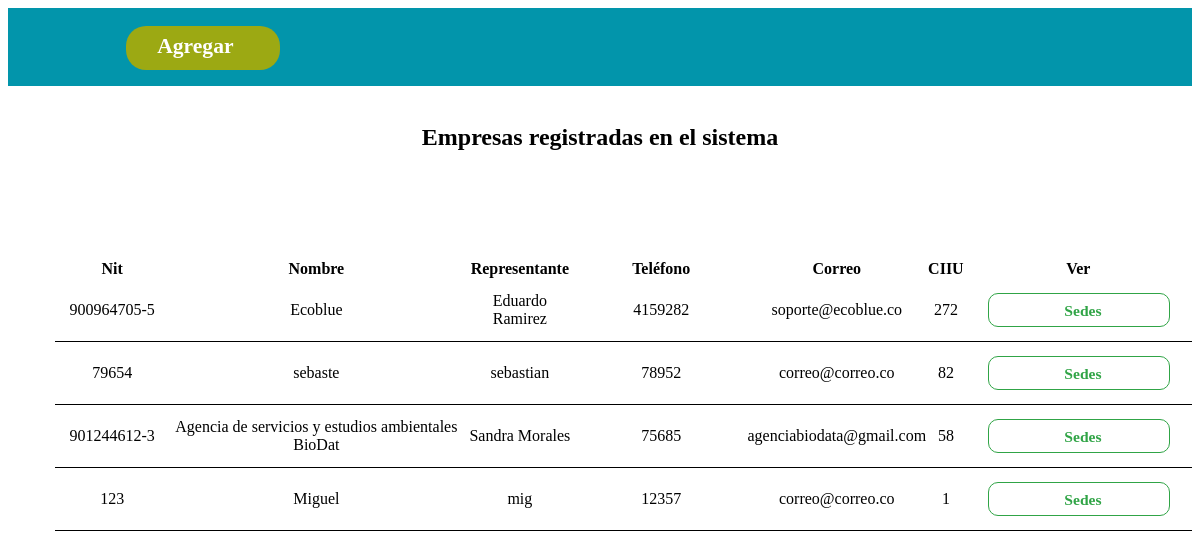
The page /Users/Admin/bean/Empresa.php on the database as committed earlier.
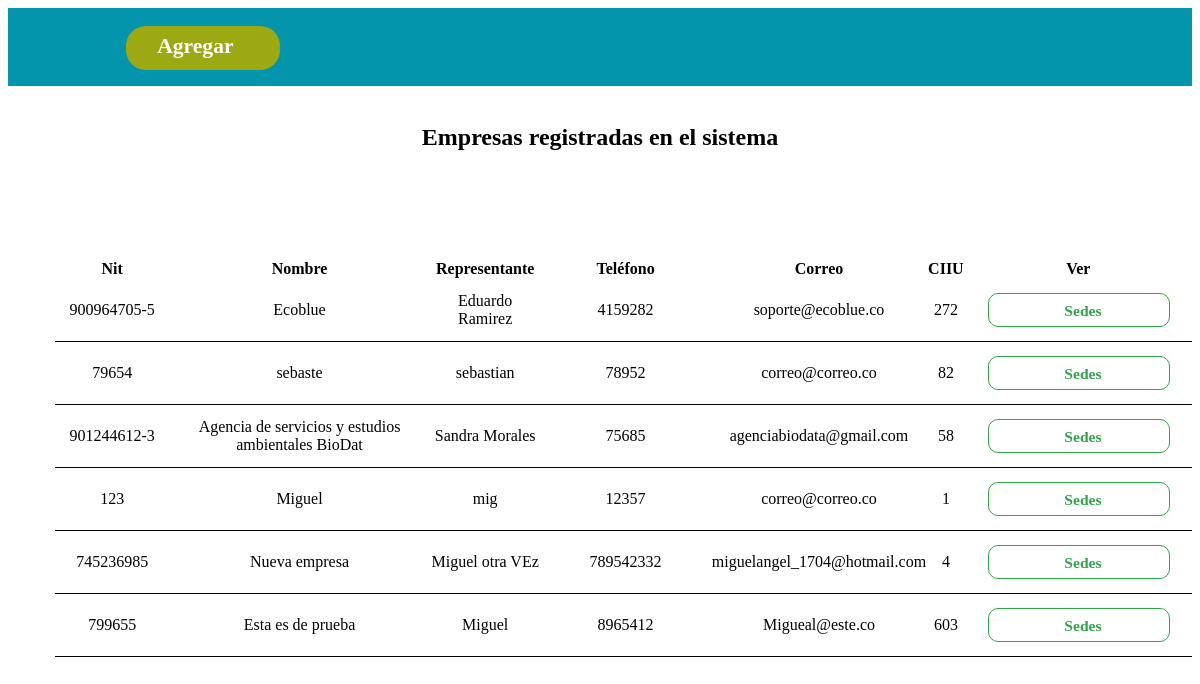
The same page on the database as committed later.
### tables this page shows
CREATE TABLE `empresa` (
  `Codigo` int(11) NOT NULL,
  `Nit` varchar(50) NOT NULL,
  `Nombre` varchar(50) NOT NULL,
  `Representante` varchar(60) NOT NULL,
  `telefono` varchar(50) NOT NULL,
  `correo` text NOT NULL,
  `CIIU` int(11) DEFAULT NULL,
  `Huella` varchar(25) DEFAULT NULL,
  `Hidrica` varchar(25) DEFAULT NULL
);

### src/consultas.php (called while the page is built, shortened)
<?php
require_once "Conexion.php";
  class consultas extends conexionBD{
     public function BuscarEmpresa(){
      $sql="SELECT * from Empresa";
      $resultado=$this->consultar($sql);
      return $resultado;
     }
  }
  ?>

### src/Conexion.php (called while the page is built, shortened)
<?php
  class conexionBD{
    var $host='localhost';
    var $username='root';
    var $password='';
    var $db='epiz_25607424_piac';
    public function consultar($sql){
      try {
        $this->conexion=mysqli_connect($this->host,$this->username,$this->password) or die("No se pudo conectar con el servidor");
        mysqli_select_db($this->conexion,$this->db) or die("No se pudo conectar con la base de datos");
        mysqli_set_charset($this->conexion,'utf8');
          $resultado=mysqli_query($this->conexion,$sql);
          return($resultado);
      } catch (PDOException $e) {
        cabecera("Error grave",MENU_PRINCIPAL);
        echo " <p>Error: No se puede establecer coneccion con la Base de Datos.</p>\n\n";
        echo  " <p>Error: ".$e->getMessage()."</p>\n";
        die();
        exit();
      }
    }
  }
?>

### Users/Admin/bean/Empresa.php (the view, shortened to what this page needs)
<?php
	require_once"../../../src/consultas.php";
	$consultas=new consultas();
?>
<!DOCTYPE html>
<html lang="en">
<head>
	<link rel="stylesheet" href="./../../../src/js/jquery.modal.min.css">
</head>
<body>
<div style="
		background: #0295AB;
		width: 100%;
		height: 5vw;
		margin-left: 0%;
		padding-top:1.5vw;
		z-index: 4;">
	<div   style="cursor:pointer;
				display:block;
				border-radius:20px;
				background:#9ca913;
				width: 13%;
				height: 3vw;
				padding-top:.7vw;
				margin-left:10%;
				"
			id="agregar" >
				<span style="color: white; font-size:1.8vw; font-weight:600; margin-left:20%;">Agregar</span></div>
</div>
<div id="DAtos"style="width: 100%; z-index: 1; position:relative">
<br>
<h2>Empresas registradas en el sistema</h2>
<table id="tabla" aling="center" style=" margin:6vw 0 0 4%; width:96%; text-align: center; border-collapse:collapse; position:absolute">
	<tr>
		<th>Nit</th>
		<th>Nombre</th>
		<th>Representante</th>
		<th width='15%'>Teléfono</th>
		<th>Correo</th>
		<th>CIIU</th>
		<th width="10%">Ver</th>
	</tr>
		<?php
		$res=$consultas->BuscarEmpresa();
		while($fila=mysqli_fetch_array($res))
		{
			echo "
			<tr style=' border-bottom:black solid 1px; padding-top:1vw;'>
				<td style='height: 5vw;' hidden=''><input type='text' id='codigo' value='".$fila[0]."''></td>
				<td style='height: 5vw;' width='10%'> ".$fila[1]."</td>
				<td style='height: 5vw;'>".$fila[2]."</td>
				<td style='height: 5vw;'>".$fila[3]."</td>
				<td style='height: 5vw;'>".$fila[4]."</td>
				<td style='height: 5vw;'>".$fila[5]."</td>
				<td style='height: 5vw;'>".$fila[6]."</td>
				<td id='sedes_".$fila[0]."' style='height: 5vw;' width='20%'>
					<div   style='cursor:pointer; display:block;
					border-radius:10px;	background:transparent;
					width: 80%; height: 2vw;
					padding-top:.7vw;	margin-left:10%;
					border:#30a446 solid 1px;'
					id='agregar' >
					<span style='color: #30a446; font-size:1.3vw; font-weight:600; margin-left:4%;' >Sedes</span></div>
				</td>
			</tr>
			";
		}
		?>
</table>
</div>
<br>
<br>
<br>
<br>
						<?php
							require_once'../../../src/consultas.php';
						?>
						<?php
    	                 require_once"../../../src/consultas.php";
						?>
</body>
</html>

### Users/Admin/bean/Empresa.php (style rules this page uses)
h2 { text-align:center; }
table { width:100%; }

Rows that differ between the two databases and show on the page:
added empresa: Nit "745236985", Nombre "Nueva empresa", Representante "Miguel otra VEz", telefono "789542332", correo "miguelangel_1704@hotmail.com", CIIU "4", $fila[0] 5 (drawn)
added empresa: Nit "799655", Nombre "Esta es de prueba", Representante "Miguel", telefono "8965412", correo "Migueal@este.co", CIIU "603"
